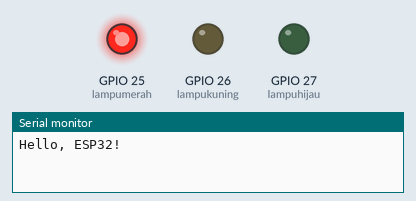
This program was run on a simulated ESP32. Shown: output pins drawn as LEDs (lit = HIGH), the last lines printed to the serial monitor.

Above: at 2.5 s.
At 5.7 s:
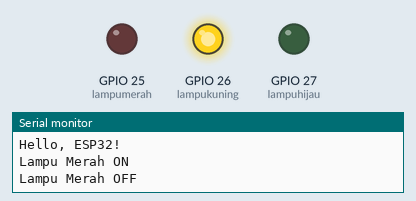
At 10.5 s:
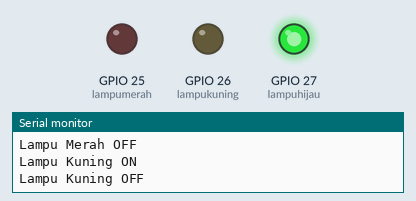
At 14.7 s:
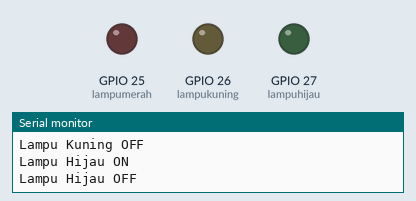
Timing chart, 0 to 19.5 s (numbered marks = the images above):
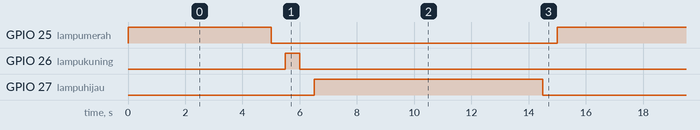

Measured:
- by itself, GPIO 25 (lampumerah): alternates HIGH for 5.0 s and LOW for 10.0 s
- by itself, GPIO 26 (lampukuning): alternates HIGH for 0.50 s and LOW for 14.5 s
- by itself, GPIO 27 (lampuhijau): alternates HIGH for 8.0 s and LOW for 7.0 s

The program:

main.cpp
```cpp
#include <Arduino.h>

// deklarasi lampu LED
int lampumerah = 25;
int lampukuning = 26;
int lampuhijau = 27;

void setup() {
    Serial.begin(115200);
    Serial.println("Hello, ESP32!");

    // mengatur pin sebagai output
    pinMode(lampumerah, OUTPUT);
    pinMode(lampukuning, OUTPUT);
    pinMode(lampuhijau, OUTPUT);
}

void loop() {
    // lampu merah ON
    digitalWrite(lampumerah, HIGH);
    delay(5000);
    Serial.println("Lampu Merah ON");

    // lampu merah OFF
    digitalWrite(lampumerah, LOW);
    Serial.println("Lampu Merah OFF");
    delay(500);

    // lampu kuning ON
    digitalWrite(lampukuning, HIGH);
    delay(500);
    Serial.println("Lampu Kuning ON");

    // lampu kuning OFF
    digitalWrite(lampukuning, LOW);
    Serial.println("Lampu Kuning OFF");
    delay(500);

    // lampu hijau ON
    digitalWrite(lampuhijau, HIGH);
    delay(8000);
    Serial.println("Lampu Hijau ON");

    // lampu hijau OFF
    digitalWrite(lampuhijau, LOW);
    Serial.println("Lampu Hijau OFF");
    delay(500);
}
```
